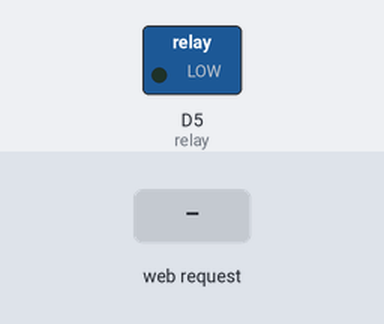
Recording of a sketch running on a simulated ESP8266 (NodeMCU). On the bench: switched loads named in the sketch (green lamp = pin HIGH). Inputs (shaded band) come from the test bench. WiFi joins after 1.5 s; servers stay silent unless stated; what the sketch prints to the serial monitor is not drawn.

Above: at 2.7 s.
2.8 s: HTTP request GET /on received
At 4.0 s:
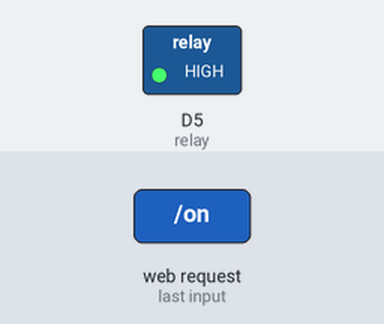
Timing chart, 0 to 5.8 s (numbered marks = the images above; inputs shaded):
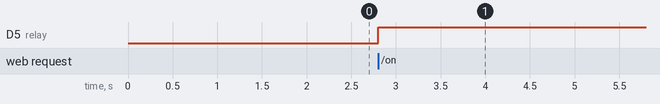

The sketch:

http_relay.ino
```cpp
#include <ESP8266WiFi.h>

#include <WiFiClient.h>

#define relay D5

const char* ssid = "YOUR_WIFI_SSID";
const char* password = "YOUR_WIFI_PASSWORD";


// TCP server at port 80 will respond to HTTP requests
WiFiServer server(80);

void setup(void) {
  Serial.begin(115200);
  pinMode(relay,OUTPUT);
  // Connect to WiFi network
  WiFi.mode(WIFI_STA);
  WiFi.begin(ssid, password);
  Serial.println("");

  // Wait for connection
  while (WiFi.status() != WL_CONNECTED) {
    delay(500);
    Serial.print(".");
  }
  Serial.println("");
  Serial.print("Connected to ");
  Serial.println(ssid);
  Serial.print("IP address: ");
  Serial.println(WiFi.localIP());


  // Start TCP (HTTP) server
  server.begin();
  Serial.println("TCP server started");


}

void loop(void) {


  // Check if a client has connected
  WiFiClient client = server.available();
  if (!client) {
    return;
  }
  Serial.println("");
  Serial.println("New client");

  // Wait for data from client to become available
  while (client.connected() && !client.available()) {
    delay(1);
  }

  // Read the first line of HTTP request
  String req = client.readStringUntil('\r');

  // First line of HTTP request looks like "GET /path HTTP/1.1"
  // Retrieve the "/path" part by finding the spaces
   Serial.println(req);
  int addr_start = req.indexOf(' ');

   Serial.println(addr_start);
  int addr_end = req.indexOf( ' ',addr_start+1 );
 Serial.println(addr_end);
  if (addr_start == -1 || addr_end == -1) {
    Serial.print("Invalid request: ");
    Serial.println(req);
    return;
  }
  req = req.substring(addr_start + 1, addr_end);

  Serial.print("Request: ");
  Serial.println(req);
  client.flush();

  String s;
  if (req == "/" || req == "/on") {

    s = "HTTP/1.1 200 OK\r\nContent-Type: text/html\r\n\r\n<!DOCTYPE HTML>\r\n<html><body><button><a href=\"/on\">Switch</button></body> ";

    s += "</html>\r\n\r\n";
    Serial.println("Sending 200");
  } else {
    s = "HTTP/1.1 404 Not Found\r\n\r\n";
    Serial.println("Sending 404");
  }
   if (req == "/on") {
  digitalWrite(relay,!digitalRead(relay));

  }
  client.print(s);

  Serial.println("Done with client");
}
```

Measured:
- after the input at 2.8 s, D5 (relay): LOW → HIGH at once
